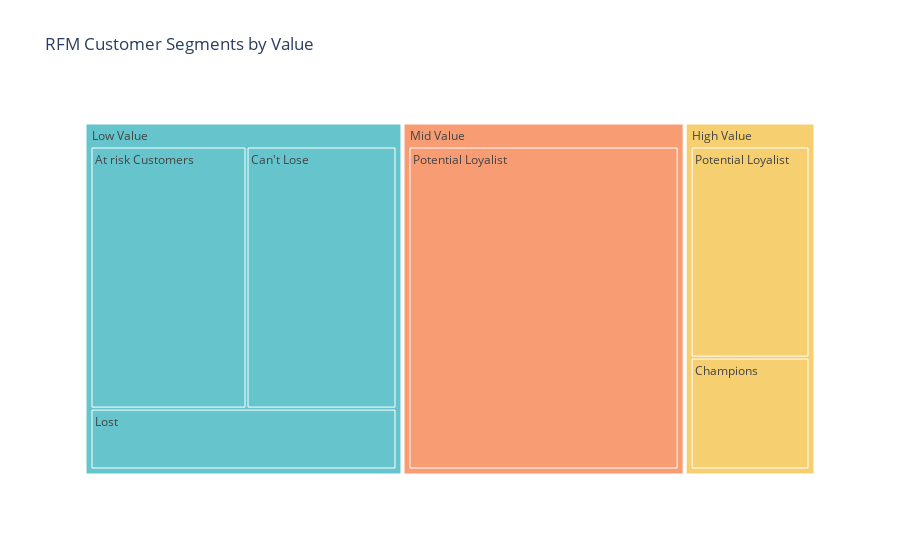

Write notebook code for a chart like this one.
### Code cell
fig_treemap_segment_product=px.treemap(segment_product_count,path=['Value Segment','RFM Customer Segments'],
                                      values='Count',color='Value Segment',color_discrete_sequence=px.colors.qualitative.Pastel,
                                      title='RFM Customer Segments by Value')
fig_treemap_segment_product.show()

### Figure 1 — Plotly figure (JSON) as saved in the notebook; plotly's stock layout.template omitted (floating-point values rounded to 4 significant figures)
{"data": [{"branchvalues": "total", "customdata": [["Low Value"], ["High Value"], ["Low Value"], ["Mid Value"], ["High Value"], ["Mid Value"], ["High Value"], ["Mid Value"], ["Low Value"], ["Mid Value"], ["Low Value"], ["High Value"], ["Low Value"], ["Mid Value"], ["High Value"], ["Low Value"], ["Mid Value"], ["High Value"]], "domain": {"x": [0, 1], "y": [0, 1]}, "hovertemplate": "labels=%{label}<br>Count=%{value}<br>parent=%{parent}<br>id=%{id}<br>Value Segment=%{customdata[0]}<extra></extra>", "ids": ["Low Value/Can't Lose", "High Value/Can't Lose", "Low Value/Potential Loyalist", "Mid Value/Potential Loyalist", "High Value/Potential Loyalist", "Mid Value/At risk Customers", "High Value/At risk Customers", "Mid Value/Can't Lose", "Low Value/Champions", "Mid Value/Champions", "Low Value/At risk Customers", "High Value/Champions", "Low Value/Lost", "Mid Value/Lost", "High Value/Lost", "Low Value", "Mid Value", "High Value"], "labels": ["Can't Lose", "Can't Lose", "Potential Loyalist", "Potential Loyalist", "Potential Loyalist", "At risk Customers", "At risk Customers", "Can't Lose", "Champions", "Champions", "At risk Customers", "Champions", "Lost", "Lost", "Lost", "Low Value", "Mid Value", "High Value"], "marker": {"colors": ["rgb(102, 197, 204)", "rgb(246, 207, 113)", "rgb(102, 197, 204)", "rgb(248, 156, 116)", "rgb(246, 207, 113)", "rgb(248, 156, 116)", "rgb(246, 207, 113)", "rgb(248, 156, 116)", "rgb(102, 197, 204)", "rgb(248, 156, 116)", "rgb(102, 197, 204)", "rgb(246, 207, 113)", "rgb(102, 197, 204)", "rgb(248, 156, 116)", "rgb(246, 207, 113)", "rgb(102, 197, 204)", "rgb(248, 156, 116)", "rgb(246, 207, 113)"]}, "name": "", "parents": ["Low Value", "High Value", "Low Value", "Mid Value", "High Value", "Mid Value", "High Value", "Mid Value", "Low Value", "Mid Value", "Low Value", "High Value", "Low Value", "Mid Value", "High Value", "", "", ""], "type": "treemap", "values": [173, 0, 0, 386, 117, 0, 0, 0, 0, 0, 180, 62, 82, 0, 0, 435, 386, 179]}], "layout": {"legend": {"tracegroupgap": 0}, "title": {"text": "RFM Customer Segments by Value"}, "treemapcolorway": ["rgb(102, 197, 204)", "rgb(246, 207, 113)", "rgb(248, 156, 116)", "rgb(220, 176, 242)", "rgb(135, 197, 95)", "rgb(158, 185, 243)", "rgb(254, 136, 177)", "rgb(201, 219, 116)", "rgb(139, 224, 164)", "rgb(180, 151, 231)", "rgb(179, 179, 179)"]}}
